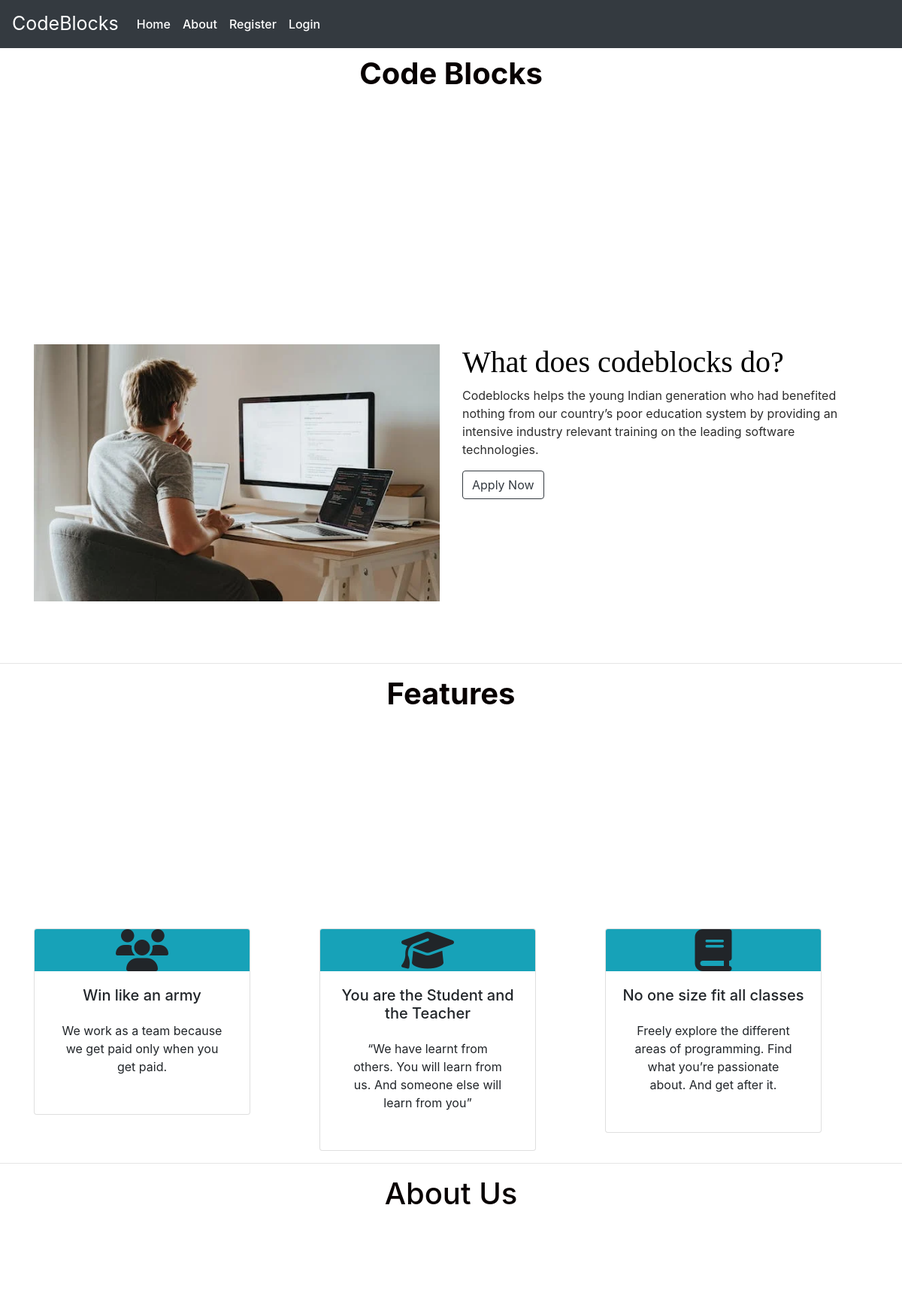
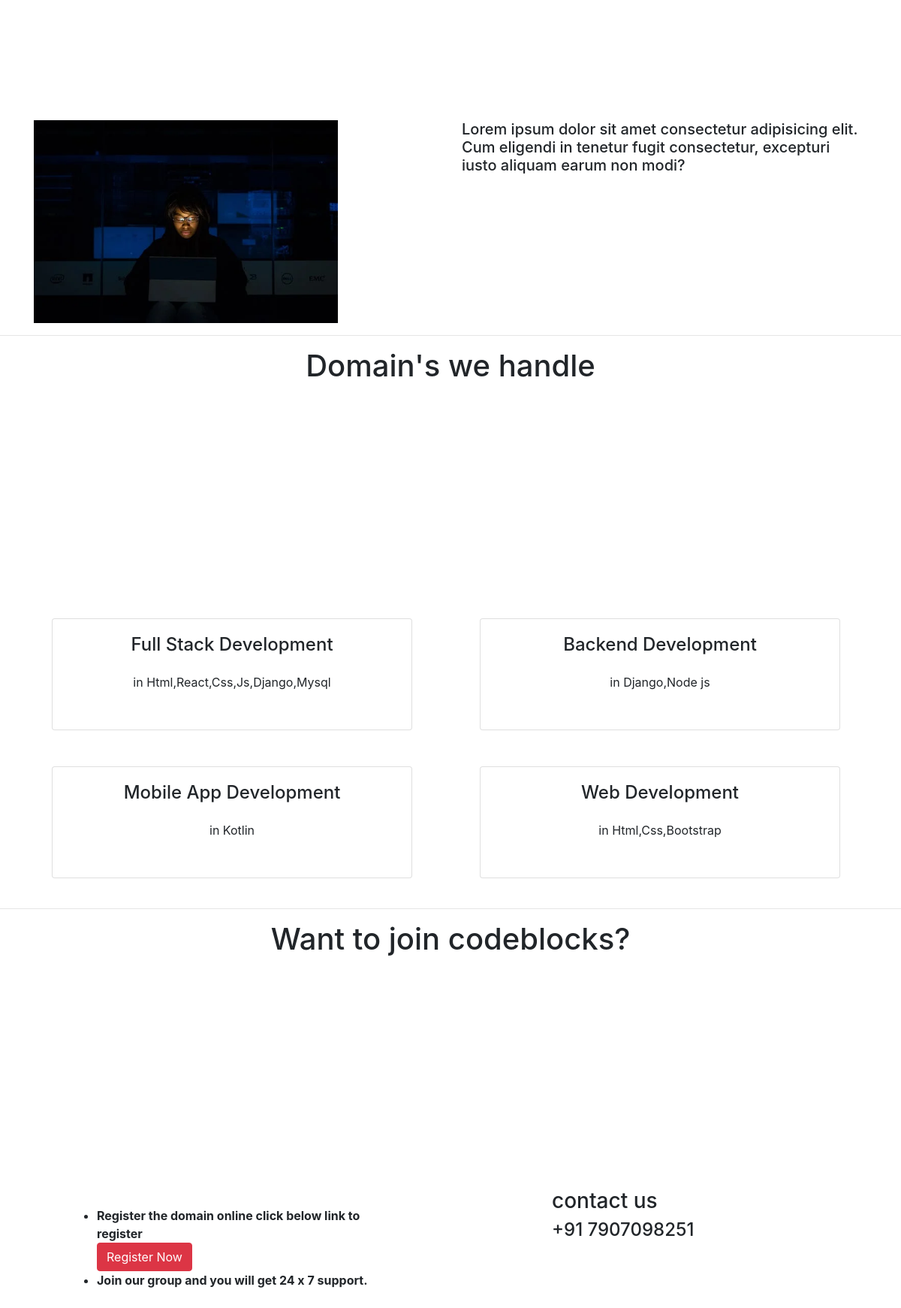
The page / on the database its author committed (2 pictures, top to bottom).
### myapp/models.py (models this page shows, shortened)
class Domain(models.Model):
    d_name = models.CharField(max_length=100)
    d_desc = models.TextField()

### myapp/views.py (the view)
# urls.py: 2. Add a URL to urlpatterns:  path('', views.home, name='home')
def home(request):
    domain = Domain.objects.all()
    context = {'domain':domain}
    return render(request,"home.html",context)

### templates/home.html (shortened to what this page needs)
{% extends 'base.html' %}
{% load static %}
{% block content %}
<h1 class="text-center " style="color: rgb(8, 1, 1); margin-top:10px;"><strong>Code Blocks</strong></h1>
<div class="container">
    <div class="row" style="margin-top:70px;">
        <div class="col-md-6">
            <img class="w-100 h-75 my-5" src="{% static 'images/image1.jpg' %}" alt="">
        </div>
        <div class="col-md-6 mt-5 ">
            <h1 style="font-family: Georgia, 'Times New Roman', Times, serif; color:black; font-weight:300">What does codeblocks do?</h1>
            <p style="color: rgba(0, 0, 0, 0.829);">Codeblocks helps the young Indian generation who had benefited nothing from our country’s poor education system by providing an intensive industry relevant training on the leading software technologies.</p>
            <button class="btn btn-outline-dark ">Apply Now</button>
        </div>
    </div>
</div>
<hr>
<h1 class="text-center" style="color: rgb(8, 1, 1); margin-top:10px;"><strong>Features</strong></h1>
<div class="container">
    <div class="row" style="margin-top: 50px;">
        <div class="col-md-4">
            <div class="card" style="width: 18rem;">
                <i class="fa-solid fa-users display-4 bg-info"></i>
                <div class="card-body">
                    <h5>Win like an army</h5>
                    <p>We work as a team because we get paid only when you get paid.</p>
                </div>
              </div>
        </div>
         <div class="col-md-4">
            <div class="card" style="width: 18rem;">
                <i class="fa-solid fa-graduation-cap  display-4 bg-info"></i>
                <div class="card-body">
                    <h5>You are the Student and the Teacher</h5>
                    <p>“We have learnt from others. You will learn from us. And someone else will learn from you”</p>
                </div>
              </div>
         </div>
          <div class="col-md-4">
            <div class="card" style="width: 18rem;">
                <i class="fa-solid fa-book display-4 bg-info"></i>
                <div class="card-body">
                    <h5>No one size fit all classes</h5>
                    <p>Freely explore the different areas of programming. Find what you’re passionate about. And get after it.</p>
                </div>
              </div>
          </div>
    </div>
</div>
<hr>
<h1 class="text-center" style="color: rgb(8, 1, 1);">About Us</h1>
<div class="container">
    <div class="row " style="margin-top: 50px;">
        <div class="col-md-6">
        <img class="w-75" src="{% static 'images/image3.jpg'%}" alt="">
        </div>
        <div class="col-md-6">
            <h5>Lorem ipsum dolor sit amet consectetur adipisicing elit. <br> Cum eligendi in tenetur fugit consectetur, excepturi iusto aliquam earum non modi?</h5>
        </div>
    </div>
</div>
<hr>
<h1 class="text-center" style="font-weight:500px;">Domain's we handle</h1>
<div class="container">
    <div class="row">
        {% for d in domain %}
        <div class="col-md-6">
            <div class="card m-4" style="width: 30rem;">
                <div class="card-body">
                    <h4>{{d.d_name}}</h4>
                    <p>{{d.d_desc}}</p>
                </div>
            </div>
        </div>
        {% endfor %}
    </div>
</div>
<hr>
<h1 class="text-center">Want to join codeblocks?</h1>
<div class="container">
    <div class="row">
        <div class="col-md-6">
            <div class="card-1 m-4 " style="width: 30rem;">
                <div class="card-body">
                    <ul>
                        <li><strong>Register the domain online click below link to register</strong></li>
                        <a href="" class="btn btn-danger">Register Now</a>
                        <li><strong>Join our group and you will get 24 x 7 support.</strong></li>
                    </ul>
                </div>
            </div>
        </div>
        <div class="col-md-6">
            <div class="card-1 " style="width: 30rem; margin-left:100px;">
                <div class="card-body">
                    <h3>contact us</h3>
                    <h4>+91 7907098251</h4>
                </div>
            </div>
        </div>
    </div>
</div>
{% endblock %}

### templates/base.html (shortened to what this page needs)
{% load static %}
<!DOCTYPE html>
<html lang="en">
<head>
    <link rel="stylesheet" href="{% static 'css/main.css'%}">
    <link rel="stylesheet" href="https://cdn.jsdelivr.net/npm/bootstrap@4.0.0/dist/css/bootstrap.min.css">
</head>
<body style="background-color:white">
    <nav class="navbar navbar-expand-lg navbar-light bg-dark ">
        <a class="navbar-brand" href="#" style="color:white; font-size:25px">CodeBlocks</a>
        <div class="collapse navbar-collapse" id="navbarSupportedContent">
          <ul class="navbar-nav mr-auto">
            <li class="nav-item active">
              <a class="nav-link " style="font-weight: 500; color:white" href="#">Home <span class="sr-only">(current)</span></a>
            </li>
            <li class="nav-item active">
              <a class="nav-link"  style="font-weight: 500; color:white" href="#">About</a>
            </li>
            <li class="nav-item active">
              <a class="nav-link"  style="font-weight: 500; color: white" href="{% url 'register' %}">Register</a>
            </li>
            <li class="nav-item active">
              <a class="nav-link"  style="font-weight: 500; color: white" href="{% url 'login' %}">Login</a>
            </li>
          </ul>
        </div>
      </nav>
      {% block content %}
      {% endblock %}
</body>
</html>

### static/css/main.css (style rules this page uses)
.container { width: 100%; margin-top: 18em; }
.container .card { text-align: center; }
.container .card h2, .container .card p { padding: 15px; }
.container .card { overflow: hidden; z-index: 1; }
.container .card:before { position: absolute; content: ''; width: 100%; height: 100%; background-color: rgb(196, 12, 12); transform: translateY(-18.5em); transition: 1s; z-index: -1; }

### rows shown on the page
Domain: d_name "Full Stack Development", d_desc "in Html,React,Css,Js,Django,Mysql"
Domain: d_name "Backend Development", d_desc "in Django,Node js"
Domain: d_name "Mobile App Development", d_desc "in Kotlin"
Domain: d_name "Web Development", d_desc "in Html,Css,Bootstrap"
